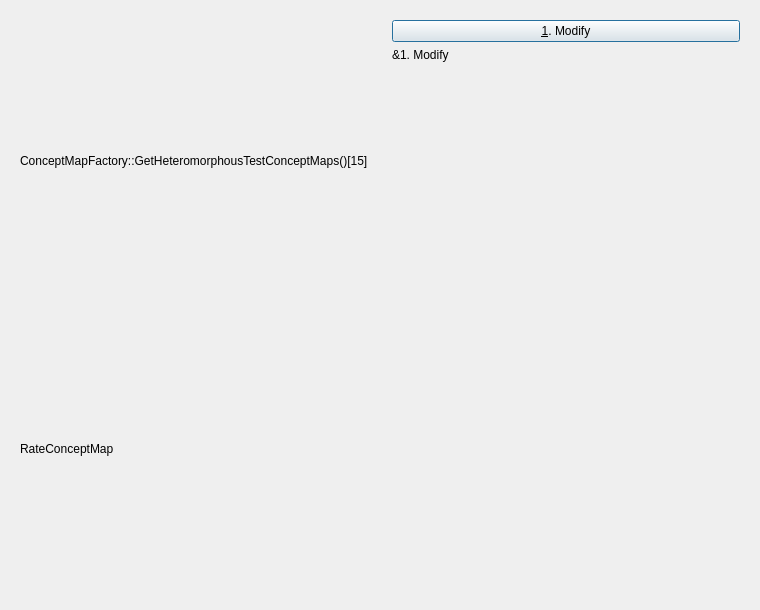
<?xml version="1.0" encoding="UTF-8"?>
<ui version="4.0">
 <class>QtTestRateConceptMapDialog</class>
 <widget class="QDialog" name="QtTestRateConceptMapDialog">
  <property name="geometry">
   <rect>
    <x>0</x>
    <y>0</y>
    <width>760</width>
    <height>610</height>
   </rect>
  </property>
  <property name="windowTitle">
   <string>Test ConceptMapRateWidget</string>
  </property>
  <layout class="QHBoxLayout" name="horizontalLayout">
   <item>
    <widget class="QWidget" name="widget" native="true">
     <layout class="QVBoxLayout" name="verticalLayout_2">
      <item>
       <widget class="QLabel" name="label_test">
        <property name="text">
         <string>ConceptMapFactory::GetHeteromorphousTestConceptMaps()[15]</string>
        </property>
       </widget>
      </item>
      <item>
       <widget class="QLabel" name="label_concept_map_type">
        <property name="text">
         <string>RateConceptMap</string>
        </property>
       </widget>
      </item>
     </layout>
    </widget>
   </item>
   <item>
    <widget class="QWidget" name="widget_menu" native="true">
     <property name="enabled">
      <bool>true</bool>
     </property>
     <layout class="QVBoxLayout" name="verticalLayout">
      <item>
       <widget class="QPushButton" name="button_test_modify">
        <property name="text">
         <string>&amp;1. Modify</string>
        </property>
       </widget>
      </item>
      <item>
       <widget class="QLabel" name="label">
        <property name="text">
         <string>&amp;1. Modify</string>
        </property>
       </widget>
      </item>
      <item>
       <spacer name="verticalSpacer">
        <property name="orientation">
         <enum>Qt::Vertical</enum>
        </property>
        <property name="sizeHint" stdset="0">
         <size>
          <width>20</width>
          <height>63</height>
         </size>
        </property>
       </spacer>
      </item>
     </layout>
    </widget>
   </item>
  </layout>
 </widget>
 <resources/>
 <connections/>
</ui>
